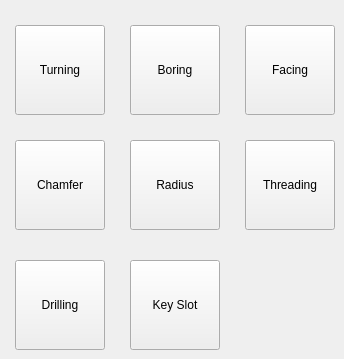
   <widget class="QWidget" name="rootPage">
    <widget class="QPushButton" name="btnTurning">
     <property name="geometry">
      <rect>
       <x>15</x>
       <y>25</y>
       <width>90</width>
       <height>90</height>
      </rect>
     </property>
     <property name="text">
      <string>Turning</string>
     </property>
    </widget>
    <widget class="QPushButton" name="btnBoring">
     <property name="geometry">
      <rect>
       <x>130</x>
       <y>25</y>
       <width>90</width>
       <height>90</height>
      </rect>
     </property>
     <property name="text">
      <string>Boring</string>
     </property>
    </widget>
    <widget class="QPushButton" name="btnFacing">
     <property name="geometry">
      <rect>
       <x>245</x>
       <y>25</y>
       <width>90</width>
       <height>90</height>
      </rect>
     </property>
     <property name="text">
      <string>Facing</string>
     </property>
    </widget>
    <widget class="QPushButton" name="btnThreading">
     <property name="geometry">
      <rect>
       <x>245</x>
       <y>140</y>
       <width>90</width>
       <height>90</height>
      </rect>
     </property>
     <property name="text">
      <string>Threading</string>
     </property>
    </widget>
    <widget class="QPushButton" name="btnRadius">
     <property name="geometry">
      <rect>
       <x>130</x>
       <y>140</y>
       <width>90</width>
       <height>90</height>
      </rect>
     </property>
     <property name="text">
      <string>Radius</string>
     </property>
    </widget>
    <widget class="QPushButton" name="btnChamfer">
     <property name="geometry">
      <rect>
       <x>15</x>
       <y>140</y>
       <width>90</width>
       <height>90</height>
      </rect>
     </property>
     <property name="text">
      <string>Chamfer</string>
     </property>
    </widget>
    <widget class="QPushButton" name="btnDrilling">
     <property name="geometry">
      <rect>
       <x>15</x>
       <y>260</y>
       <width>90</width>
       <height>90</height>
      </rect>
     </property>
     <property name="text">
      <string>Drilling</string>
     </property>
    </widget>
    <widget class="QPushButton" name="btnKeySlot">
     <property name="geometry">
      <rect>
       <x>130</x>
       <y>260</y>
       <width>90</width>
       <height>90</height>
      </rect>
     </property>
     <property name="text">
      <string>Key Slot</string>
     </property>
    </widget>
   </widget>
